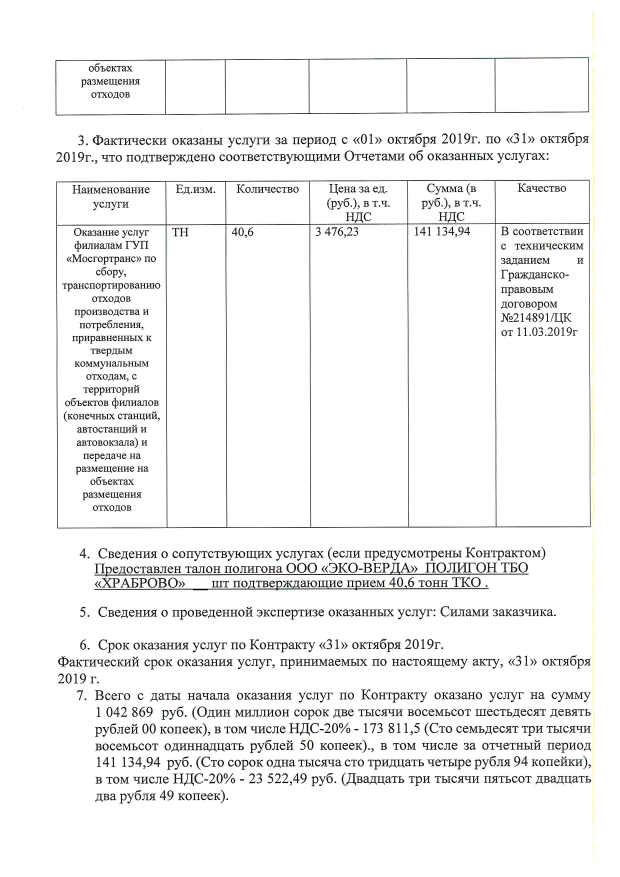
#> input picture dataset/other/inv-0191.jpg, 1240 x 1754 px (shown at 1/2 size)
$ python normalizePhoto.py
#> lines starting #> are read from the running program, lines starting #| are printed output that depends on the picture; after the words box and inside, x2 and y2 are one past the last pixel; in counts of white or black regions, pixels touching at a corner belong together
import os
import cv2
import config
import numpy as np
from scipy.ndimage import interpolation as inter

def correct_skew(image, delta=1, limit=5):
#> called with delta = 1, limit = 5
    def determine_score(arr, angle):
        data = inter.rotate(arr, angle, reshape=False, order=0)
        histogram = np.sum(data, axis=1, dtype=float)
        score = np.sum((histogram[1:] - histogram[:-1]) ** 2, dtype=float)
        return histogram, score

    gray = cv2.cvtColor(image, cv2.COLOR_BGR2GRAY)
#> image is the input picture: shape (1754, 1240, 3); mean B, G, R 242.4, 242.5, 242.5
    thresh = cv2.threshold(gray, 0, 255, cv2.THRESH_BINARY_INV + cv2.THRESH_OTSU)[1]
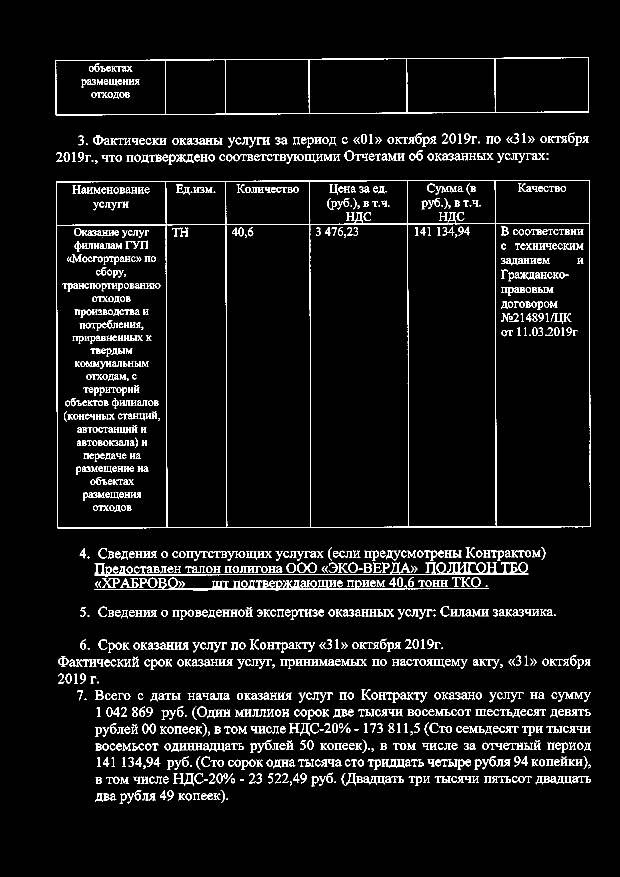
#> thresh: shape (1754, 1240) (shown at 1/2 size); 5.7% white in thin lines or dots, all inside (x1, y1, x2, y2) = (111, 115, 1182, 1607)

    scores = []
    angles = np.arange(-limit, limit + delta, delta)
    for angle in angles:
        histogram, score = determine_score(thresh, angle)
        scores.append(score)
#> this loop made 11 passes
#> score on passes 1 to 11: 8.02e+09, 8.21e+09, 1.01e+10, 1.37e+10, 4.08e+10, 3.43e+11, 3.25e+10, 1.33e+10, 1.08e+10, 8.42e+09, 6.94e+09
#> pass 1, in determine_score, `data = inter.rotate(arr, angle, reshape=False, order=0)`:
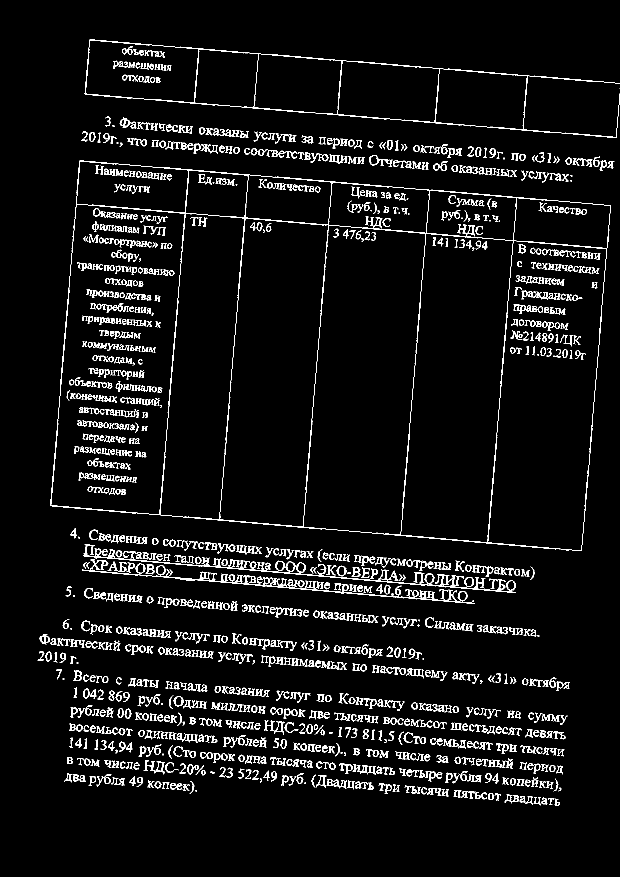
#> data: shape (1754, 1240) (shown at 1/2 size); 5.7% white in thin lines or dots, all inside (x1, y1, x2, y2) = (75, 79, 1240, 1611)
#> pass 2, in determine_score (call 2), `data = inter.rotate(arr, angle, reshape=False, order=0)`:
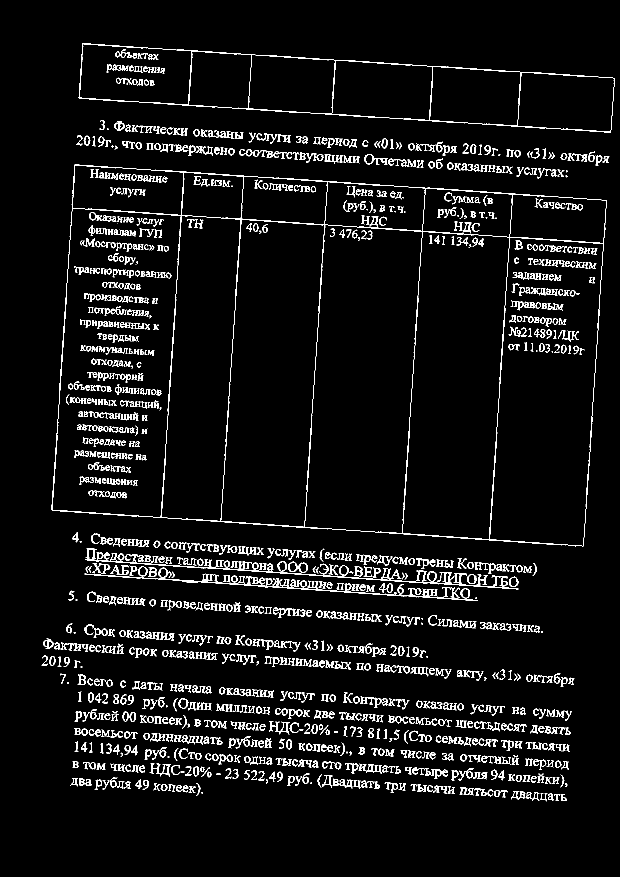
#> data: shape (1754, 1240) (shown at 1/2 size); 5.7% white in thin lines or dots, all inside (x1, y1, x2, y2) = (83, 86, 1230, 1603)
#> pass 3, in determine_score (call 3), `data = inter.rotate(arr, angle, reshape=False, order=0)`:
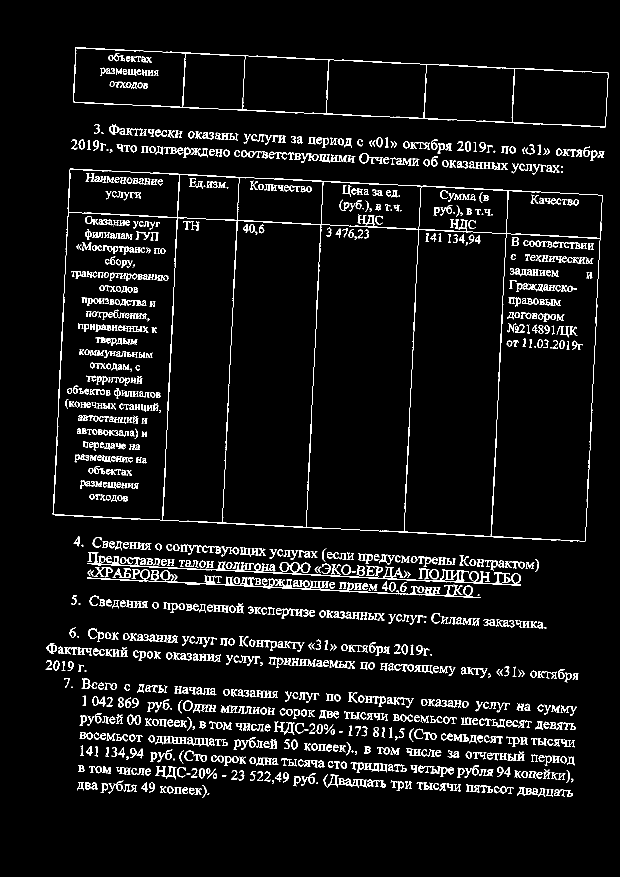
#> data: shape (1754, 1240) (shown at 1/2 size); 5.7% white in thin lines or dots, all inside (x1, y1, x2, y2) = (91, 94, 1217, 1596)
#> after the loop, scores = [8.02e+09, 8.21e+09, 1.01e+10, 1.37e+10, 4.08e+10, 3.43e+11, 3.25e+10, 1.33e+10, 1.08e+10, 8.42e+09, 6.94e+09]

    best_angle = angles[scores.index(max(scores))]
#> best_angle = 0

    (h, w) = image.shape[:2]
#> h = 1754; w = 1240
    center = (w // 2, h // 2)
#> center = (620, 877)
    M = cv2.getRotationMatrix2D(center, best_angle, 1.0)
#> M = [[1, 0, 0], [0, 1, 0]]
    corrected = cv2.warpAffine(image, M, (w, h), flags=cv2.INTER_CUBIC, \
            borderMode=cv2.BORDER_REPLICATE)

    return best_angle, corrected


def normalizePhoto(img):

    angle, img = correct_skew(cv2.imread(img))
#> angle = 0
    print(angle)
#| 0
    #resized_image = cv2.resize(img, config.img_size)
    img = cv2.cvtColor(img, cv2.COLOR_BGR2GRAY)
    return img

if __name__ == "__main__":
    normalizePhoto("dataset/other/inv-0191.jpg")

$ run again, with dataset/other/inv-0001.jpg copied over dataset/other/inv-0191.jpg
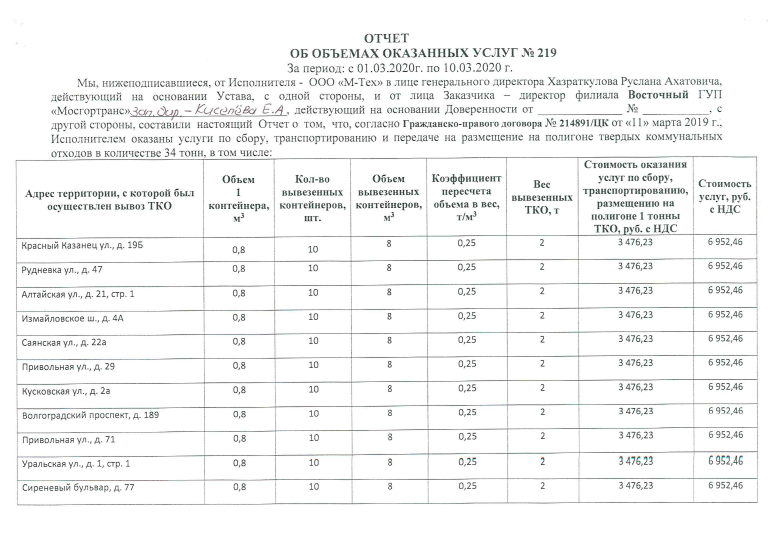
#> input picture dataset/other/inv-0001.jpg, 2338 x 1654 px (shown at 1/3 size)
#> in correct_skew, image is the input picture: shape (1654, 2338, 3); mean B, G, R 244.6, 244.7, 244.3
#> in correct_skew, `thresh = cv2.threshold(gray, 0, 255, cv2.THRESH_BINARY_INV + cv2.THRES..`:
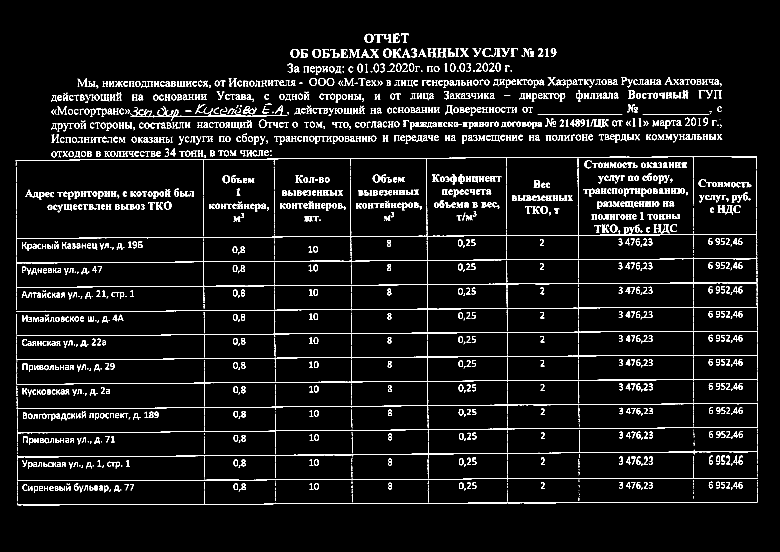
#> thresh: shape (1654, 2338) (shown at 1/3 size); 5.2% white in thin lines or dots, all inside (x1, y1, x2, y2) = (47, 101, 2273, 1516)
#> the loop in correct_skew, `for angle in angles:` made 11 passes
#> score on passes 1 to 8: 1.26e+10, 1.38e+10, 1.97e+10, 2.88e+10, 1.01e+11, 2.68e+11, 5.38e+10, 2.65e+10
#> pass 3, in determine_score (call 3), `data = inter.rotate(arr, angle, reshape=False, order=0)`:
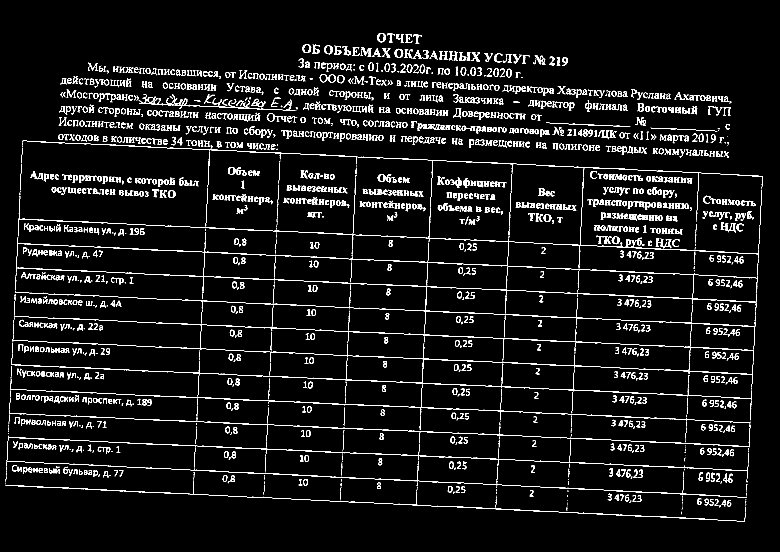
#> data: shape (1654, 2338) (shown at 1/3 size); 5.2% white in thin lines or dots, all inside (x1, y1, x2, y2) = (17, 99, 2288, 1565)
#> after the loop in correct_skew, `for angle in angles:`: scores = [1.26e+10, 1.38e+10, 1.97e+10, 2.88e+10, 1.01e+11, 2.68e+11, 5.38e+10, 2.65e+10, 1.76e+10, 1.63e+10, 1.18e+10]
#> best_angle = 0
#> M = [[1, 0, 0], [0, 1, 0]]
#> angle = 0
#| 0
